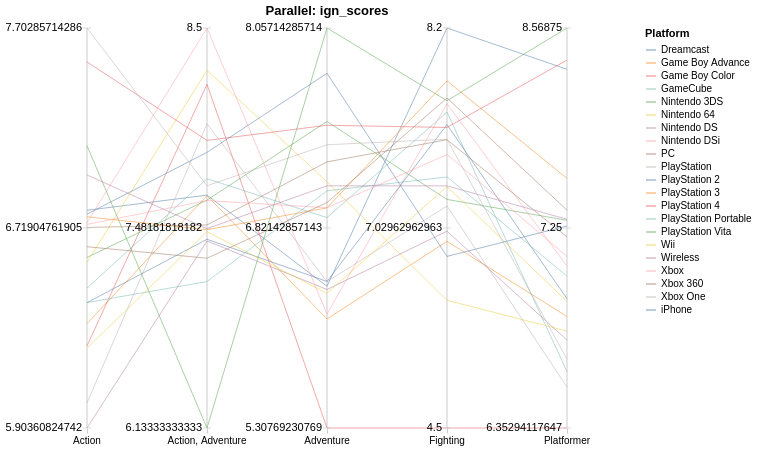

Describe this chart as a Vega-Lite specification.
### Vega-Lite specification from a JSON file in a GitHub repository (floating-point values rounded to 4 significant figures)
{"$schema": "https://vega.github.io/schema/vega-lite/v5.json", "title": "Parallel: ign_scores", "width": 600, "height": 400, "data": {"values": [{"_index": 0, "Platform": "Dreamcast", "dimension": "Action", "normalized_value": 0.5443}, {"_index": 1, "Platform": "Game Boy Advance", "dimension": "Action", "normalized_value": 0.2609}, {"_index": 2, "Platform": "Game Boy Color", "dimension": "Action", "normalized_value": 0.2052}, {"_index": 3, "Platform": "GameCube", "dimension": "Action", "normalized_value": 0.3496}, {"_index": 4, "Platform": "Nintendo 3DS", "dimension": "Action", "normalized_value": 0.4264}, {"_index": 5, "Platform": "Nintendo 64", "dimension": "Action", "normalized_value": 0.4143}, {"_index": 6, "Platform": "Nintendo DS", "dimension": "Action", "normalized_value": 0.0}, {"_index": 7, "Platform": "Nintendo DSi", "dimension": "Action", "normalized_value": 0.5132}, {"_index": 8, "Platform": "PC", "dimension": "Action", "normalized_value": 0.5014}, {"_index": 9, "Platform": "PlayStation", "dimension": "Action", "normalized_value": 0.06269}, {"_index": 10, "Platform": "PlayStation 2", "dimension": "Action", "normalized_value": 0.3133}, {"_index": 11, "Platform": "PlayStation 3", "dimension": "Action", "normalized_value": 0.5281}, {"_index": 12, "Platform": "PlayStation 4", "dimension": "Action", "normalized_value": 0.915}, {"_index": 13, "Platform": "PlayStation Portable", "dimension": "Action", "normalized_value": 0.3136}, {"_index": 14, "Platform": "PlayStation Vita", "dimension": "Action", "normalized_value": 0.7056}, {"_index": 15, "Platform": "Wii", "dimension": "Action", "normalized_value": 0.1996}, {"_index": 16, "Platform": "Wireless", "dimension": "Action", "normalized_value": 0.6325}, {"_index": 17, "Platform": "Xbox", "dimension": "Action", "normalized_value": 0.509}, {"_index": 18, "Platform": "Xbox 360", "dimension": "Action", "normalized_value": 0.4532}, {"_index": 19, "Platform": "Xbox One", "dimension": "Action", "normalized_value": 1.0}, {"_index": 20, "Platform": "iPhone", "dimension": "Action", "normalized_value": 0.5346}, {"_index": 0, "Platform": "Dreamcast", "dimension": "Action, Adventure", "normalized_value": 0.5822}, {"_index": 1, "Platform": "Game Boy Advance", "dimension": "Action, Adventure", "normalized_value": 0.5807}, {"_index": 2, "Platform": "Game Boy Color", "dimension": "Action, Adventure", "normalized_value": 0.8592}, {"_index": 3, "Platform": "GameCube", "dimension": "Action, Adventure", "normalized_value": 0.6232}, {"_index": 4, "Platform": "Nintendo 3DS", "dimension": "Action, Adventure", "normalized_value": 0.5698}, {"_index": 5, "Platform": "Nintendo 64", "dimension": "Action, Adventure", "normalized_value": 0.8944}, {"_index": 6, "Platform": "Nintendo DS", "dimension": "Action, Adventure", "normalized_value": 0.4676}, {"_index": 7, "Platform": "Nintendo DSi", "dimension": "Action, Adventure", "normalized_value": 1.0}, {"_index": 8, "Platform": "PC", "dimension": "Action, Adventure", "normalized_value": 0.5076}, {"_index": 9, "Platform": "PlayStation", "dimension": "Action, Adventure", "normalized_value": 0.7606}, {"_index": 10, "Platform": "PlayStation 2", "dimension": "Action, Adventure", "normalized_value": 0.4718}, {"_index": 11, "Platform": "PlayStation 3", "dimension": "Action, Adventure", "normalized_value": 0.4956}, {"_index": 12, "Platform": "PlayStation 4", "dimension": "Action, Adventure", "normalized_value": 0.7191}, {"_index": 13, "Platform": "PlayStation Portable", "dimension": "Action, Adventure", "normalized_value": 0.3662}, {"_index": 14, "Platform": "PlayStation Vita", "dimension": "Action, Adventure", "normalized_value": 0.0}, {"_index": 15, "Platform": "Wii", "dimension": "Action, Adventure", "normalized_value": 0.4907}, {"_index": 16, "Platform": "Wireless", "dimension": "Action, Adventure", "normalized_value": 0.4982}, {"_index": 17, "Platform": "Xbox", "dimension": "Action, Adventure", "normalized_value": 0.5686}, {"_index": 18, "Platform": "Xbox 360", "dimension": "Action, Adventure", "normalized_value": 0.4244}, {"_index": 19, "Platform": "Xbox One", "dimension": "Action, Adventure", "normalized_value": 0.6056}, {"_index": 20, "Platform": "iPhone", "dimension": "Action, Adventure", "normalized_value": 0.6891}, {"_index": 0, "Platform": "Dreamcast", "dimension": "Adventure", "normalized_value": 0.3543}, {"_index": 1, "Platform": "Game Boy Advance", "dimension": "Adventure", "normalized_value": 0.2726}, {"_index": 2, "Platform": "Game Boy Color", "dimension": "Adventure", "normalized_value": 0.0}, {"_index": 3, "Platform": "GameCube", "dimension": "Adventure", "normalized_value": 0.526}, {"_index": 4, "Platform": "Nintendo 3DS", "dimension": "Adventure", "normalized_value": 0.7662}, {"_index": 5, "Platform": "Nintendo 64", "dimension": "Adventure", "normalized_value": 0.6155}, {"_index": 6, "Platform": "Nintendo DS", "dimension": "Adventure", "normalized_value": 0.3463}, {"_index": 7, "Platform": "Nintendo DSi", "dimension": "Adventure", "normalized_value": 0.2849}, {"_index": 8, "Platform": "PC", "dimension": "Adventure", "normalized_value": 0.6653}, {"_index": 9, "Platform": "PlayStation", "dimension": "Adventure", "normalized_value": 0.3659}, {"_index": 10, "Platform": "PlayStation 2", "dimension": "Adventure", "normalized_value": 0.3664}, {"_index": 11, "Platform": "PlayStation 3", "dimension": "Adventure", "normalized_value": 0.5504}, {"_index": 12, "Platform": "PlayStation 4", "dimension": "Adventure", "normalized_value": 0.7568}, {"_index": 13, "Platform": "PlayStation Portable", "dimension": "Adventure", "normalized_value": 0.593}, {"_index": 14, "Platform": "PlayStation Vita", "dimension": "Adventure", "normalized_value": 1.0}, {"_index": 15, "Platform": "Wii", "dimension": "Adventure", "normalized_value": 0.3369}, {"_index": 16, "Platform": "Wireless", "dimension": "Adventure", "normalized_value": 0.6055}, {"_index": 17, "Platform": "Xbox", "dimension": "Adventure", "normalized_value": 0.5506}, {"_index": 18, "Platform": "Xbox 360", "dimension": "Adventure", "normalized_value": 0.5636}, {"_index": 19, "Platform": "Xbox One", "dimension": "Adventure", "normalized_value": 0.7081}, {"_index": 20, "Platform": "iPhone", "dimension": "Adventure", "normalized_value": 0.8868}, {"_index": 0, "Platform": "Dreamcast", "dimension": "Fighting", "normalized_value": 1.0}, {"_index": 1, "Platform": "Game Boy Advance", "dimension": "Fighting", "normalized_value": 0.4666}, {"_index": 2, "Platform": "Game Boy Color", "dimension": "Fighting", "normalized_value": 0.0}, {"_index": 3, "Platform": "GameCube", "dimension": "Fighting", "normalized_value": 0.7898}, {"_index": 4, "Platform": "Nintendo 3DS", "dimension": "Fighting", "normalized_value": 0.5714}, {"_index": 5, "Platform": "Nintendo 64", "dimension": "Fighting", "normalized_value": 0.3193}, {"_index": 6, "Platform": "Nintendo DS", "dimension": "Fighting", "normalized_value": 0.4919}, {"_index": 7, "Platform": "Nintendo DSi", "dimension": "Fighting", "normalized_value": 0.8108}, {"_index": 8, "Platform": "PC", "dimension": "Fighting", "normalized_value": 0.7207}, {"_index": 9, "Platform": "PlayStation", "dimension": "Fighting", "normalized_value": 0.5551}, {"_index": 10, "Platform": "PlayStation 2", "dimension": "Fighting", "normalized_value": 0.7585}, {"_index": 11, "Platform": "PlayStation 3", "dimension": "Fighting", "normalized_value": 0.8678}, {"_index": 12, "Platform": "PlayStation 4", "dimension": "Fighting", "normalized_value": 0.7514}, {"_index": 13, "Platform": "PlayStation Portable", "dimension": "Fighting", "normalized_value": 0.6276}, {"_index": 14, "Platform": "PlayStation Vita", "dimension": "Fighting", "normalized_value": 0.8182}, {"_index": 15, "Platform": "Wii", "dimension": "Fighting", "normalized_value": 0.6036}, {"_index": 16, "Platform": "Wireless", "dimension": "Fighting", "normalized_value": 0.6054}, {"_index": 17, "Platform": "Xbox", "dimension": "Fighting", "normalized_value": 0.6837}, {"_index": 18, "Platform": "Xbox 360", "dimension": "Fighting", "normalized_value": 0.8249}, {"_index": 19, "Platform": "Xbox One", "dimension": "Fighting", "normalized_value": 0.722}, {"_index": 20, "Platform": "iPhone", "dimension": "Fighting", "normalized_value": 0.4291}, {"_index": 0, "Platform": "Dreamcast", "dimension": "Platformer", "normalized_value": 0.8968}, {"_index": 1, "Platform": "Game Boy Advance", "dimension": "Platformer", "normalized_value": 0.2787}, {"_index": 2, "Platform": "Game Boy Color", "dimension": "Platformer", "normalized_value": 0.0}, {"_index": 3, "Platform": "GameCube", "dimension": "Platformer", "normalized_value": 0.1412}, {"_index": 4, "Platform": "Nintendo 3DS", "dimension": "Platformer", "normalized_value": 0.5192}, {"_index": 5, "Platform": "Nintendo 64", "dimension": "Platformer", "normalized_value": 0.2422}, {"_index": 6, "Platform": "Nintendo DS", "dimension": "Platformer", "normalized_value": 0.2198}, {"_index": 7, "Platform": "Nintendo DSi", "dimension": "Platformer", "normalized_value": 0.4048}, {"_index": 8, "Platform": "PC", "dimension": "Platformer", "normalized_value": 0.4775}, {"_index": 9, "Platform": "PlayStation", "dimension": "Platformer", "normalized_value": 0.1021}, {"_index": 10, "Platform": "PlayStation 2", "dimension": "Platformer", "normalized_value": 0.3229}, {"_index": 11, "Platform": "PlayStation 3", "dimension": "Platformer", "normalized_value": 0.624}, {"_index": 12, "Platform": "PlayStation 4", "dimension": "Platformer", "normalized_value": 0.9197}, {"_index": 13, "Platform": "PlayStation Portable", "dimension": "Platformer", "normalized_value": 0.3799}, {"_index": 14, "Platform": "PlayStation Vita", "dimension": "Platformer", "normalized_value": 1.0}, {"_index": 15, "Platform": "Wii", "dimension": "Platformer", "normalized_value": 0.3165}, {"_index": 16, "Platform": "Wireless", "dimension": "Platformer", "normalized_value": 0.5218}, {"_index": 17, "Platform": "Xbox", "dimension": "Platformer", "normalized_value": 0.429}, {"_index": 18, "Platform": "Xbox 360", "dimension": "Platformer", "normalized_value": 0.5446}, {"_index": 19, "Platform": "Xbox One", "dimension": "Platformer", "normalized_value": 0.1717}, {"_index": 20, "Platform": "iPhone", "dimension": "Platformer", "normalized_value": 0.505}]}, "encoding": {"x": {"field": "dimension", "type": "nominal", "sort": ["Action", "Action, Adventure", "Adventure", "Fighting", "Platformer"], "axis": {"title": null, "labelAngle": 0}, "scale": {}}, "tooltip": [{"field": "dimension", "type": "nominal"}]}, "layer": [{"data": {"values": [{"dimension": "Action"}, {"dimension": "Action, Adventure"}, {"dimension": "Adventure"}, {"dimension": "Fighting"}, {"dimension": "Platformer"}]}, "mark": {"type": "rule", "color": "#ccc"}, "encoding": {}}, {"mark": {"type": "line", "opacity": 0.5, "strokeWidth": 1}, "encoding": {"y": {"field": "normalized_value", "type": "quantitative", "axis": null, "scale": {}}, "detail": {"field": "_index", "type": "nominal"}, "color": {"field": "Platform", "type": "nominal"}, "tooltip": [{"field": "dimension", "type": "nominal"}, {"field": "normalized_value", "type": "quantitative"}, {"field": "Platform", "type": "nominal"}]}}, {"data": {"values": [{"dimension": "Action", "tick_level": "min", "tick_value": 0.0, "tick_label": 5.904}, {"dimension": "Action", "tick_level": "mid", "tick_value": 0.5, "tick_label": 6.719}, {"dimension": "Action", "tick_level": "max", "tick_value": 1.0, "tick_label": 7.703}, {"dimension": "Action, Adventure", "tick_level": "min", "tick_value": 0.0, "tick_label": 6.133}, {"dimension": "Action, Adventure", "tick_level": "mid", "tick_value": 0.5, "tick_label": 7.482}, {"dimension": "Action, Adventure", "tick_level": "max", "tick_value": 1.0, "tick_label": 8.5}, {"dimension": "Adventure", "tick_level": "min", "tick_value": 0.0, "tick_label": 5.308}, {"dimension": "Adventure", "tick_level": "mid", "tick_value": 0.5, "tick_label": 6.821}, {"dimension": "Adventure", "tick_level": "max", "tick_value": 1.0, "tick_label": 8.057}, {"dimension": "Fighting", "tick_level": "min", "tick_value": 0.0, "tick_label": 4.5}, {"dimension": "Fighting", "tick_level": "mid", "tick_value": 0.5, "tick_label": 7.03}, {"dimension": "Fighting", "tick_level": "max", "tick_value": 1.0, "tick_label": 8.2}, {"dimension": "Platformer", "tick_level": "min", "tick_value": 0.0, "tick_label": 6.353}, {"dimension": "Platformer", "tick_level": "mid", "tick_value": 0.5, "tick_label": 7.25}, {"dimension": "Platformer", "tick_level": "max", "tick_value": 1.0, "tick_label": 8.569}]}, "transform": [{"filter": "datum.tick_level === 'max'"}], "encoding": {"y": {"field": "tick_value", "type": "quantitative", "axis": null, "scale": {}}, "tooltip": [{"field": "tick_value", "type": "quantitative"}]}, "layer": [{"mark": {"type": "text", "style": "label"}, "encoding": {"text": {"field": "tick_label", "type": "quantitative"}}}, {"mark": {"type": "tick", "style": "tick", "size": 8, "color": "#ccc"}}]}, {"data": {"values": [{"dimension": "Action", "tick_level": "min", "tick_value": 0.0, "tick_label": 5.904}, {"dimension": "Action", "tick_level": "mid", "tick_value": 0.5, "tick_label": 6.719}, {"dimension": "Action", "tick_level": "max", "tick_value": 1.0, "tick_label": 7.703}, {"dimension": "Action, Adventure", "tick_level": "min", "tick_value": 0.0, "tick_label": 6.133}, {"dimension": "Action, Adventure", "tick_level": "mid", "tick_value": 0.5, "tick_label": 7.482}, {"dimension": "Action, Adventure", "tick_level": "max", "tick_value": 1.0, "tick_label": 8.5}, {"dimension": "Adventure", "tick_level": "min", "tick_value": 0.0, "tick_label": 5.308}, {"dimension": "Adventure", "tick_level": "mid", "tick_value": 0.5, "tick_label": 6.821}, {"dimension": "Adventure", "tick_level": "max", "tick_value": 1.0, "tick_label": 8.057}, {"dimension": "Fighting", "tick_level": "min", "tick_value": 0.0, "tick_label": 4.5}, {"dimension": "Fighting", "tick_level": "mid", "tick_value": 0.5, "tick_label": 7.03}, {"dimension": "Fighting", "tick_level": "max", "tick_value": 1.0, "tick_label": 8.2}, {"dimension": "Platformer", "tick_level": "min", "tick_value": 0.0, "tick_label": 6.353}, {"dimension": "Platformer", "tick_level": "mid", "tick_value": 0.5, "tick_label": 7.25}, {"dimension": "Platformer", "tick_level": "max", "tick_value": 1.0, "tick_label": 8.569}]}, "transform": [{"filter": "datum.tick_level === 'mid'"}], "encoding": {"y": {"field": "tick_value", "type": "quantitative", "axis": null, "scale": {}}, "tooltip": [{"field": "tick_value", "type": "quantitative"}]}, "layer": [{"mark": {"type": "text", "style": "label"}, "encoding": {"text": {"field": "tick_label", "type": "quantitative"}}}, {"mark": {"type": "tick", "style": "tick", "size": 8, "color": "#ccc"}}]}, {"data": {"values": [{"dimension": "Action", "tick_level": "min", "tick_value": 0.0, "tick_label": 5.904}, {"dimension": "Action", "tick_level": "mid", "tick_value": 0.5, "tick_label": 6.719}, {"dimension": "Action", "tick_level": "max", "tick_value": 1.0, "tick_label": 7.703}, {"dimension": "Action, Adventure", "tick_level": "min", "tick_value": 0.0, "tick_label": 6.133}, {"dimension": "Action, Adventure", "tick_level": "mid", "tick_value": 0.5, "tick_label": 7.482}, {"dimension": "Action, Adventure", "tick_level": "max", "tick_value": 1.0, "tick_label": 8.5}, {"dimension": "Adventure", "tick_level": "min", "tick_value": 0.0, "tick_label": 5.308}, {"dimension": "Adventure", "tick_level": "mid", "tick_value": 0.5, "tick_label": 6.821}, {"dimension": "Adventure", "tick_level": "max", "tick_value": 1.0, "tick_label": 8.057}, {"dimension": "Fighting", "tick_level": "min", "tick_value": 0.0, "tick_label": 4.5}, {"dimension": "Fighting", "tick_level": "mid", "tick_value": 0.5, "tick_label": 7.03}, {"dimension": "Fighting", "tick_level": "max", "tick_value": 1.0, "tick_label": 8.2}, {"dimension": "Platformer", "tick_level": "min", "tick_value": 0.0, "tick_label": 6.353}, {"dimension": "Platformer", "tick_level": "mid", "tick_value": 0.5, "tick_label": 7.25}, {"dimension": "Platformer", "tick_level": "max", "tick_value": 1.0, "tick_label": 8.569}]}, "transform": [{"filter": "datum.tick_level === 'min'"}], "encoding": {"y": {"field": "tick_value", "type": "quantitative", "axis": null, "scale": {}}, "tooltip": [{"field": "tick_value", "type": "quantitative"}]}, "layer": [{"mark": {"type": "text", "style": "label"}, "encoding": {"text": {"field": "tick_label", "type": "quantitative"}}}, {"mark": {"type": "tick", "style": "tick", "size": 8, "color": "#ccc"}}]}], "config": {"axisX": {"domain": false, "labelAngle": 0, "tickColor": "#ccc", "title": null}, "view": {"stroke": null}, "style": {"label": {"baseline": "middle", "align": "right", "dx": -5}, "tick": {"orient": "horizontal"}}}, "transform": [], "params": []}
